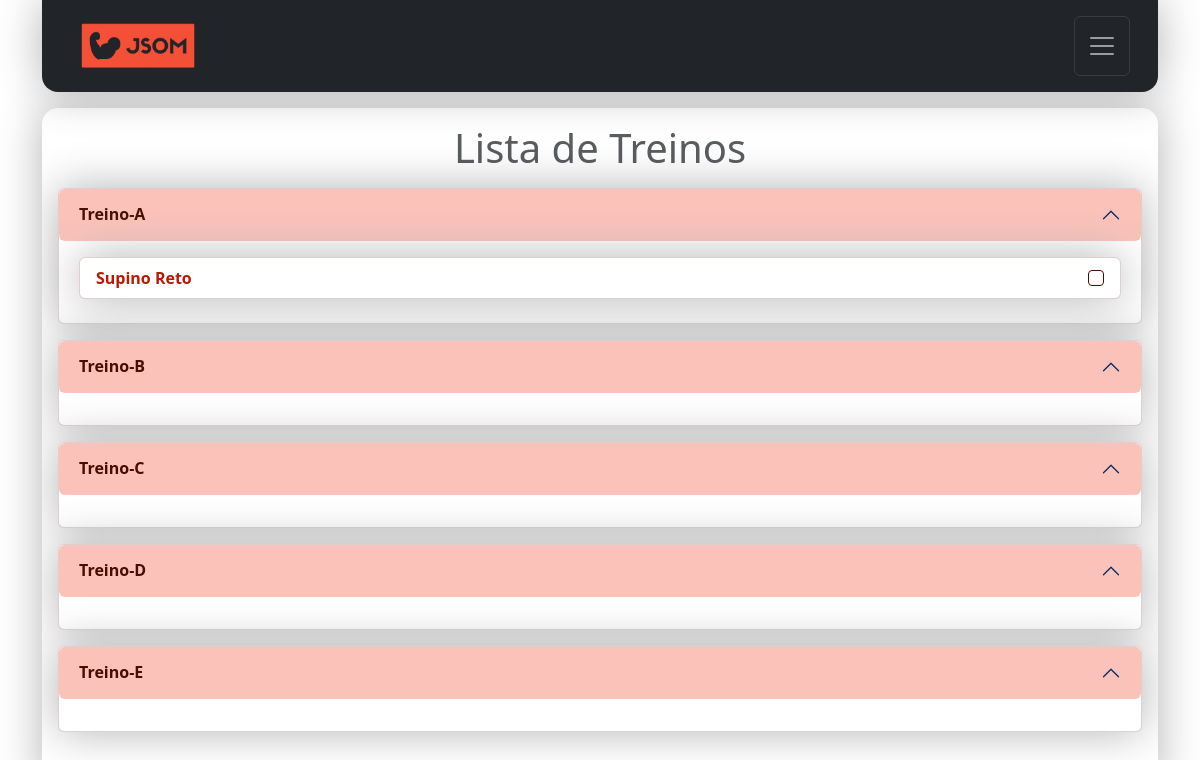
Before: / (signed in) with the older database file.
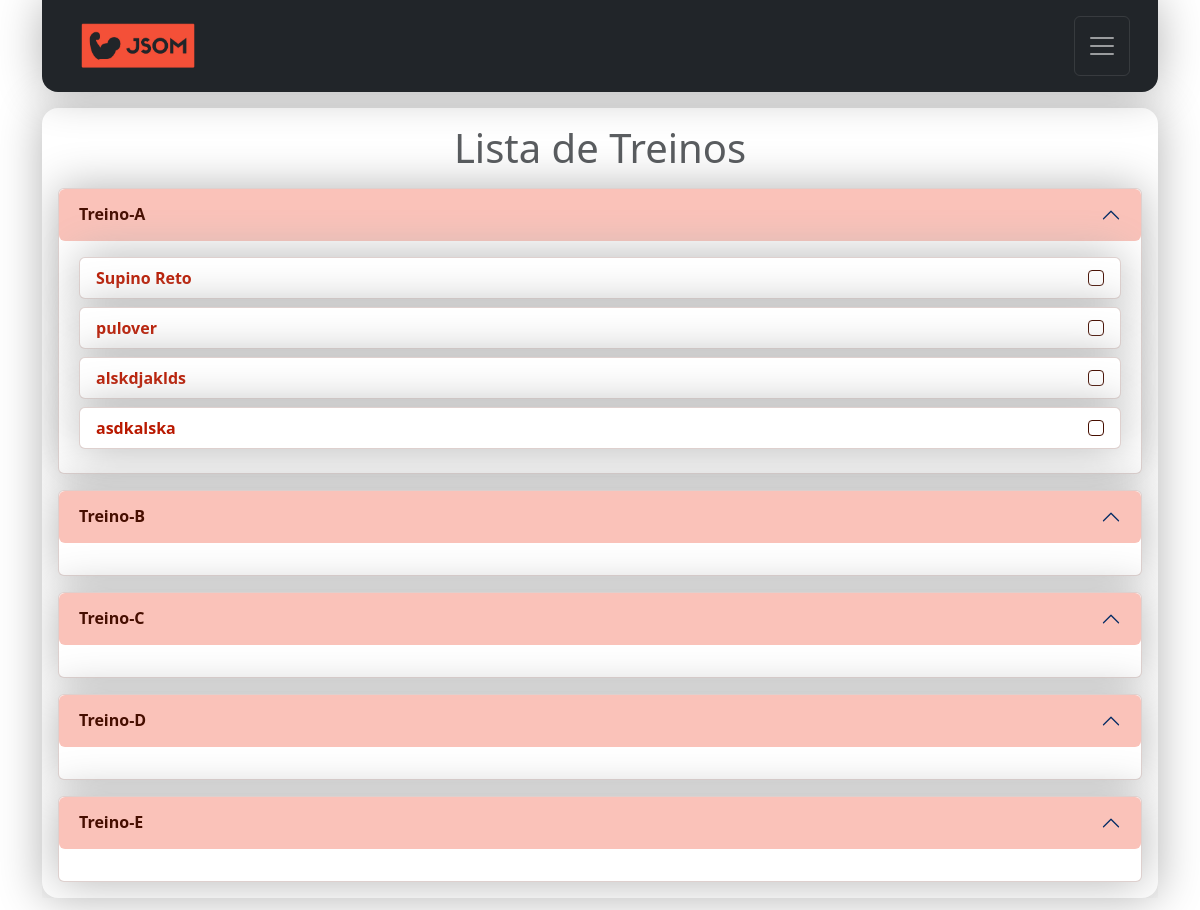
After: the same page with the newer database file.
### contact/models.py (models this page shows, shortened)
class Treino(models.Model):
    nome = models.CharField(max_length=100)
    CATEGORIA_CHOICES = [
        ('Treino(A)', 'Treino-A'),
        ('Treino(B)', 'Treino-B'),
        ('Treino(C)', 'Treino-C'),
        ('Treino(D)', 'Treino-D'),
        ('Treino(E)', 'Treino-E'),
    ]
    categoria = models.CharField(max_length=9, choices=CATEGORIA_CHOICES)
    descricao = models.TextField(blank=True)
    imagem = models.ImageField(blank=True, upload_to='pictures/%Y/%m/')
    owner = models.ForeignKey(
        User,
        on_delete=models.SET_NULL,
        blank=True, null=True
    )

### contact/views/contact_views.py (the view)
# urls.py: path('', views.index, name='index'),
@login_required(login_url='contact:login')
def index(request):
    user = request.user
    categorias = Treino.CATEGORIA_CHOICES
    treinos = Treino.objects.filter(owner=request.user)
    site_title = f'Treinos de {user}'
    context = {
        'site_title': site_title,
        'treinos': treinos,
        'categorias': categorias,
    }
    return render(
        request,
        'contact/index.html',
        context
    )

### contact/templates/contact/index.html (shortened to what this page needs)
{% extends "global/base.html" %}
{% block corpo %}
<div class="w-100 table-responsive">
  <h1 class="mt-3 mb-3 fs-1 form-text text-center">Lista de Treinos</h1>
  {% if treinos %}
    <div class="accordion mx-3" id="treinosAccordion" data-bs-ride="false">
    {% for categoria in categorias %}
        <div class="accordion-item shadow-big border-1 border-jsom-accordion mb-3 rounded-2">
            <h2 class="accordion-header " id="heading{{ forloop.counter }}">
                <button class="accordion-button-jsom  rounded-2 fw-bold text-jsom-escuro" type="button" data-bs-toggle="collapse" data-bs-target="#collapse{{ forloop.counter }}" aria-expanded="true" aria-controls="collapse{{ forloop.counter }}">
                    {{ categoria.1 }}
                </button>
            </h2>
            <div id="collapse{{ forloop.counter }}" class="accordion-collapse collapse show" aria-labelledby="heading{{ forloop.counter }}" data-bs-parent="#treinosAccordion">
              <div class="accordion-body">
                {% for treino in treinos %}
                    {% if treino.categoria == categoria.0 %}
                      <ul class="list-group">
                        <li class="list-group-item d-flex justify-content-between align-items-center align-items-end mb-2 border-jsom-accordion shadow-big ">
                          <label class="form-check-label" for="firstCheckbox">
                            <a class="link-jsom-subtle" href="{% url 'contact:detalhes_treino' treino.id %}">{{ treino.nome }}</a>
                          </label>
                          <input class="form-check-input mt-0" type="checkbox" value="" id="firstCheckbox">
                        </li>
                      </ul>
                    {% endif %}
                {% endfor %}
              </div>
            </div>
        </div>
    {% endfor %}
    </div>
  {% endif %}
</div>
{% endblock corpo %}

Changed rows visible on the page:
added Treino: nome "pulover"
added Treino: nome "alskdjaklds"
added Treino: nome "asdkalska"
